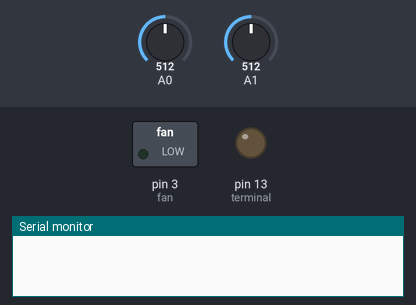
The sketch below on a simulated Arduino Uno, built with avr-gcc and run on an emulated ATmega328P. Parts: switched loads named in the sketch (green lamp = pin HIGH), output pins drawn as LEDs (lit = HIGH), the last lines printed to the serial monitor. The inputs (shaded band) are chosen by the test bench; at power-on: A0 = 512, A1 = 512.

Above: at 0.1 s.
At 60.1 s:
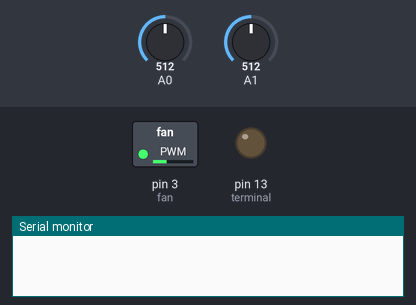
At 60.6 s:
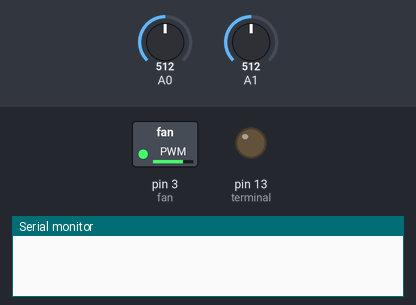
At 122.6 s:
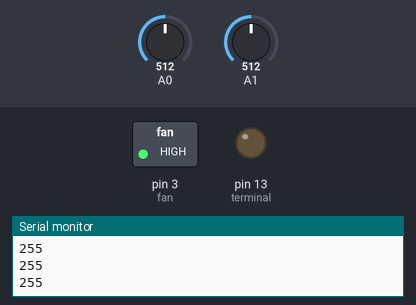
Timing chart, 0 to 124.1 s (numbered marks = the images above):
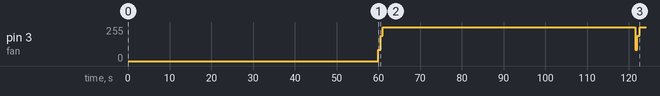

The sketch:

lm35FanKontrol.ino
```cpp
#include <EEPROM.h>

int birinciSensor = A0;
int ikinciSensor = A1;
int fan = 3;

int anlikDisDeger = 0;
int anlikIcDeger = 0;
int anlikDeger = 0;
int icAdres = 0;
int disAdres = 513;
int icAnlikDeger=0;
int disAnlikDeger=0;

int terminal = 13;


void setup() {
  pinMode(A0,INPUT);
  pinMode(A1,INPUT);
  pinMode(3,OUTPUT);
  pinMode(terminal,OUTPUT);

  digitalWrite(3,LOW);

  Serial.begin(9600);
}

void loop() {

/*
for(int i = 0;i<=1024;i++){      // EEPROM SIFIR YAZDIRMA.
  EEPROM.write(i,0);
  }
*/
    float icDeger = analogRead(A0);
    float disDeger = analogRead(A1);

    float icSicaklik = ((icDeger/1023.0)*5000.0)/10.0;
    float disSicaklik = ((disDeger/1023.0)*5000.0)/10.0;


if(icSicaklik != disSicaklik){
  EEPROM.write(icAdres,icSicaklik);
  icAdres = icAdres+1;
  if(icAdres == 513){
    icAdres = 0;
    }
  }

if(icSicaklik != disSicaklik){
  EEPROM.write(disAdres,disSicaklik);
  disAdres = disAdres+1;
  if(disAdres == 1025){
    disAdres = 513;
    }
  }
delay(60000);


int i;
int j;
j = 15;
if(i>=0 && i<513 && j>=15 && j<527){
    for(i = 0;i<=j;i++){
        anlikIcDeger = anlikIcDeger + EEPROM.read(i);
    }
    i++;
    j++;
  }
else {
  i = 0;
  j = 15;
  }

j = 528;
if(i>=513 && i<1024 && j>=528 && j<1024){
    for(i= 513;i<=j;i++){
        anlikDisDeger = anlikDisDeger + EEPROM.read(i);
    }
    i++;
    j++;
  }
else {
  i = 513;
  j = 528;
  }


float anlikDeger = ((anlikIcDeger)/15 - (anlikDisDeger)/15);

if ((anlikDeger) > 15){
      analogWrite(fan,85);
      delay(500);
    }
  if ((anlikDeger) > 30){
      analogWrite(fan,190);
      delay(500);
    }
  if ((anlikDeger) > 45){
      analogWrite(fan,255);
      delay(500);
    }
  else{
      analogWrite(fan,LOW);
    }


Serial.println("------------------------------");
Serial.println(EEPROM.read(0));
Serial.println(EEPROM.read(1));
Serial.println(EEPROM.read(2));
Serial.println(EEPROM.read(3));
Serial.println(EEPROM.read(4));
Serial.println("------------------------------");
Serial.println(EEPROM.read(513));
Serial.println(EEPROM.read(514));
Serial.println(EEPROM.read(515));
Serial.println(EEPROM.read(516));
Serial.println(EEPROM.read(517));


/*
 for (int i = 0;i<=1024;i++){                 //EEPROM DEĞERLERİNİ GÖRMEK İÇİN.
  Serial.print("EEPROM degerleri: ");
  Serial.println(EEPROM.read(i));
  i++;
  delay(0);
  }
*/

}
```

Measured:
- by itself, pin 3 (fan): 0/255 → 85/255 at 60.0 s, → 190/255 0.50 s later, → 255/255 0.50 s later, → 85/255 60.6 s later, … (6 changes in this stretch)
